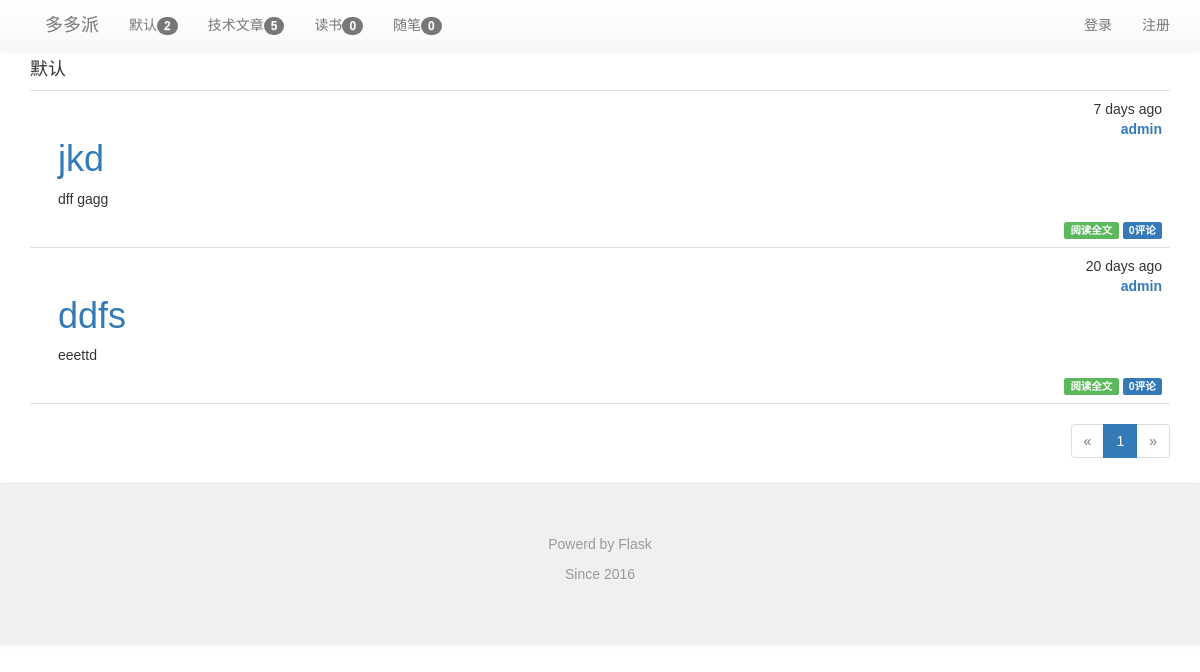
Page /category/1 on the committed database.
### app/models.py (models this page shows, shortened)
class Category(db.Model):
    __tablename__ = 'categories'
    id = db.Column(db.Integer,primary_key=True)
    name = db.Column(db.String(64),unique=True)
    posts = db.relationship('Post',backref='category',lazy='dynamic')

class Post(db.Model):
    __tablename__ = 'posts'
    id = db.Column(db.Integer,primary_key=True)
    title = db.Column(db.Text(128))
    body = db.Column(db.Text)
    body_html = db.Column(db.Text)
    timestamp = db.Column(db.DateTime,index=True,default=datetime.utcnow)
    auth_id = db.Column(db.Integer,db.ForeignKey('users.id'))
    category_id = db.Column(db.Integer,db.ForeignKey('categories.id'))
    comments = db.relationship('Comment',backref='post',lazy='dynamic')
    visits = db.Column(db.Integer,nullable=False,default=int(10))

class User(UserMixin, db.Model):
    __tablename__ = 'users'
    id = db.Column(db.Integer, primary_key=True)
    email = db.Column(db.String(64), unique=True, index=True)
    username = db.Column(db.String(64), unique=True, index=True)
    role_id = db.Column(db.Integer, db.ForeignKey('roles.id'))
    password_hash = db.Column(db.String(128))
    confirmed = db.Column(db.Boolean, default=False)
    name = db.Column(db.String(64))
    location = db.Column(db.String(64))
    about_me = db.Column(db.Text())
    member_since = db.Column(db.DateTime(), default=datetime.utcnow)
    last_seen = db.Column(db.DateTime(), default=datetime.utcnow)
    posts = db.relationship('Post',backref='author',lazy='dynamic')
    followed = db.relationship('Follow',
                               foreign_keys=[Follow.follower_id],
                               backref=db.backref('follower',lazy='joined'),
                               lazy='dynamic',cascade='all,delete-orphan')
    followers = db.relationship('Follow',
                                foreign_keys=[Follow.followed_id],
                                backref=db.backref('followed',lazy='joined'),
                                lazy='dynamic',cascade='all,delete-orphan')
    sendto = db.relationship('Message',
                             foreign_keys=[Message.sendto_id],
                             backref=db.backref('sendto',lazy='joined'),
                             lazy='dynamic',cascade='all,delete-orphan'
                             )
    author = db.relationship('Message',
                             foreign_keys=[Message.author_id],
                             backref=db.backref('author',lazy='joined'),
                             lazy='dynamic',cascade='all,delete-orphan'
                             )
    comments = db.relationship('Comment',backref='author',lazy='dynamic')
    starposts = db.relationship('Post',secondary='stars',backref=db.backref('stared',lazy='joined'),lazy='joined')
    @property
    def password(self):
        raise AttributeError('password is not a readable attribute')

### app/main/views.py (the view)
@main.route('/category/<int:id>')
def category(id):
    category = Category.query.get_or_404(id)
    page = request.args.get('page',1,type=int)
    pagination = category.posts.order_by(Post.timestamp.desc()).paginate(
        page,per_page=current_app.config['FLASKY_POSTS_PER_PAGE'],
        error_out=False
    )
    posts = pagination.items
    return render_template('category.html',category=category,posts=posts,pagination=pagination)

### app/auth/views.py (called while the page is built)
@auth.before_app_request
def before_request():
    if current_user.is_authenticated:
        current_user.ping()
        if not current_user.confirmed \
            and request.endpoint[:5] != 'auth.' \
            and request.endpoint != 'static':
            return redirect(url_for('auth.unconfirmed'))

### app/main/__init__.py (called while the page is built)
@main.app_context_processor
def inject_permission():
    return dict(Permission=Permission)

### app/main/views.py (called while the page is built)
@main.before_app_request
def before_request(): #定义全局变量
    g.categories=Category.query.all()
    g.hotpost = Post.query.order_by(Post.visits.desc()).all()

@main.after_app_request
def after_request(response):
    for query in get_debug_queries():
        if query.duration >= current_app.config['FLASKY_SLOW_DB_QUERY_TIME']:
            current_app.logger.warning(
                'Slow query:%s\nParameters: %s\nDuration: %fs\nContext: %s\n'
                %(query.statement,query.parameters,query.duration,query.context)
            )
    return response

### app/models.py (called while the page is built)
    def can(self, permissions):
        return False

    def is_administrator(self):
        return False

### app/templates/category.html (shortened to what this page needs)
{% extends "base.html" %}
{% import "_macros.html" as macros %}
{% block page_content %}
<h4>{{ category.name }}</h4>
{% include '_posts_thumbnail.html' %}
{% if pagination %}
<div class="pagination">
    {{ macros.pagination_widget(pagination, '.category',id=category.id) }}
</div>
{% endif %}
{% endblock %}

### app/templates/base.html (shortened to what this page needs)
{% extends "bootstrap/base.html" %}
{% block head %}
{{ super() }}
<link rel="stylesheet" type="text/css" href="{{ url_for('static', filename='css/bootstrap.css') }}">
<link rel="stylesheet" type="text/css" href="{{ url_for('static', filename='css/bootstrap.min.css') }}">
<link rel="stylesheet" type="text/css" href="{{ url_for('static', filename='css/bootstrap-theme.css') }}">
<link rel="stylesheet" type="text/css" href="{{ url_for('static', filename='css/bootstrap-theme.min.css') }}">
<link rel="stylesheet" type="text/css" href="{{ url_for('static', filename='styles.css') }}">
{% endblock %}
{% block navbar %}
<div class="nav navbar-default">
    <div class="container">
        <div class="navbar-header">
            <a class="navbar-brand" href="/">多多派</a>
        </div>
            <ul class="nav navbar-nav">
            {% for category in g.categories %}
                <li><a href="{{ url_for('main.category',id=category.id)}}">{{category.name}}<span class="badge">{{category.posts.count()}}</span></a></li>
            {% endfor %}
            </ul>
            <ul class="nav navbar-nav navbar-right">
                <li><a href="{{url_for('auth.register')}}">注册</a></li>
            </ul>
            <ul class="nav navbar-nav navbar-right">
                {% if current_user.is_authenticated %}
                <li class="dropdown">
                    <a href="#" class="dropdown-toggle" data-toggle="dropdown">{{current_user.username}}的账号<b class="caret"></b></a>
                    <ul class="dropdown-menu">
                        <li><a href="{{ url_for('auth.change_password') }}">修改密码</a></li>
                        <li><a href="{{ url_for('auth.change_email_request') }}">修改邮箱</a></li>
                        <li><a href="{{ url_for('main.profile',username=current_user.username) }}">用户资料</a></li>
                        <li><a href="{{ url_for('auth.logout') }}">退出登录</a></li>
                    </ul>
                </li>
                {% else %}
                <li><a href="{{ url_for('auth.login') }}">登录</a></li>
                {% endif %}
             </ul>
        </div>
   </div>
{% endblock %}
{% block content %}
<div class="container">
    {% block page_content %}{% endblock %}
</div>
<div class="nav navbar-default">
  <footer class="blog-footer">
      <p>Powerd by Flask</p>
      <p>Since 2016</p>
  </footer>
</div>
{% endblock %}

### app/templates/_posts_thumbnail.html (shortened to what this page needs)
<ul class="posts">
    {% for post in posts %}
    <li class="post">
        <div class="post-content">
            <div class="post-date">{{ moment(post.timestamp).fromNow() }}</div><br/>
            <div class="post-auth"><a href="{{ url_for('.profile',username=post.author.username) }}">{{ post.author.username }}</a></div>
            <div class="post-title text-primary">
                {% if post.title %}
                <h1>{{ post.title }}</h1>
                {% endif %}
            </div>
            <div class="post-body">
                {% if post.body_html %}
                    {{ post.body_html[:100]| safe }}
                {% else %}
                    {{ post.body[:100] }}
                {% endif %}
            </div>
            <div class="post-footer">
                <a href="{{ url_for('.post',id=post.id) }}">
                    <span class="label label-success">阅读全文</span>
                </a>
                <a href="{{ url_for('.post',id=post.id) }}#comments">
                    <span class="label label-primary">{{ post.comments.count() }}评论</span>
                </a>
            </div>
        </div>
    </li>
    {% endfor %}
</ul>

### app/static/styles.css (style rules this page uses)
body,button, input, select, textarea,h1 ,h2, h3, h4, h5, h6 { font-family: Microsoft YaHei , Tahoma, Helvetica, Arial, "\5b8b\4f53"; }
ul.posts { list-style-type: none; padding: 0px; margin: 0px 0px 0px 0px; border-top: 1px solid #e0e0e0; }
ul.posts li.post { padding: 8px; border-bottom: 1px solid #e0e0e0; }
div.post-date { float: right; }
div.post-auth { float: right; font-weight: bold; }
div.post-content { margin-left: 20px; min-height: 20px; }
div.post-footer { text-align:right; }
div.pagination { width: 100%; text-align: right; padding: 0px; margin: 0px; }
footer.blog-footer { padding: 50px; color: #999; text-align: center; background-color: #f0f0f0; border-top: 1px solid #e5e5e5; }

### rows in the picture
Category: name "默认", posts.count "2"
Category: name "技术文章", posts.count "5"
Category: name "读书", posts.count "0"
Category: name "随笔", posts.count "0"
Post: timestamp "7 days ago", author.username "admin", title "jkd", body_html "dff gagg", comments.count "0"
Post: timestamp "20 days ago", author.username "admin", title "ddfs", body_html "eeettd", comments.count "0"

### other values in the picture
{{ p }} "1"
